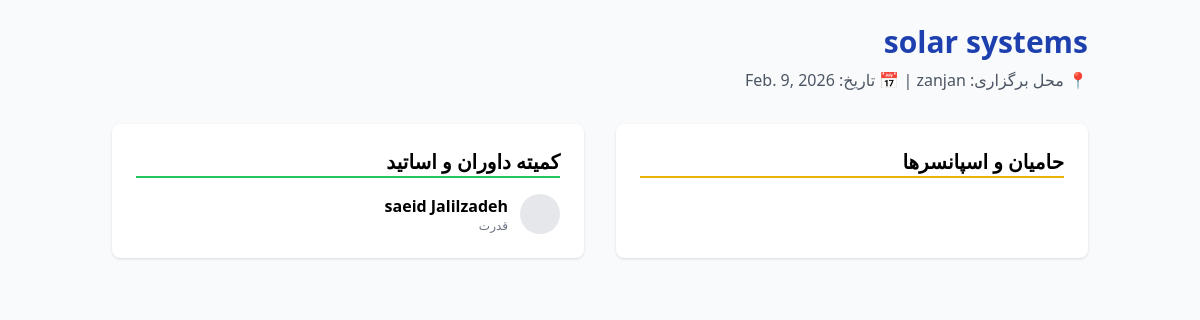
The page /conference/1/ on the database its author committed.
### core/models.py (models this page shows, shortened)
class Conference(models.Model):
    title = models.CharField(max_length=200)
    location = models.CharField(max_length=255)
    hold_date = models.DateField()
    poster = models.ImageField(upload_to='posters/')
    topics = models.TextField(verbose_name="محورهای کنفرانس", help_text="هر محور را با خط تیره جدا کنید", null=True, blank=True)
    submission_deadline = models.DateField(null=True, blank=True, verbose_name="مهلت ارسال مقاله")
    acceptance_notification = models.DateField(null=True, blank=True, verbose_name="اعلام نتایج")
    registration_deadline = models.DateField(null=True, blank=True, verbose_name="ثبت‌نام نهایی")
    guide_file = models.FileField(upload_to='guides/', null=True, blank=True, verbose_name="فایل راهنمای نگارش")

class Professor(models.Model):
    RANK_CHOICES = [
        ('prof', 'استاد تمام'),
        ('assoc_prof', 'دانشیار'),
        ('assist_prof', 'استادیار'),
        ('lecturer', 'مربی'),
    ]
    user = models.OneToOneField(User, on_delete=models.CASCADE, related_name='professor_profile')
    rank = models.CharField(max_length=20, choices=RANK_CHOICES, verbose_name="رتبه علمی", default='assist_prof')
    university = models.CharField(max_length=200, verbose_name="دانشگاه", blank=True)
    is_scientific_committee = models.BooleanField(default=False, verbose_name="عضو کمیته علمی")
    expertise = models.CharField(max_length=200, verbose_name="تخصص")
    bio = models.TextField(verbose_name="بیوگرافی", blank=True)
    image = models.ImageField(upload_to='professors/', null=True, blank=True)

### core/views.py (the view)
# urls.py: path('conference/<int:pk>/', views.conference_detail, name='conference_detail'),
def conference_detail(request, pk):
    conference = get_object_or_404(Conference, pk=pk)
    professors = Professor.objects.all()
    return render(request, 'core/conference_detail.html', {
        'conference': conference,
        'professors': professors
    })

### core/templates/core/conference_detail.html (shortened to what this page needs)
<script src="https://cdn.tailwindcss.com"></script>
<body class="bg-gray-50 text-right" dir="rtl">
    <div class="container mx-auto p-6">
        <h1 class="text-3xl font-bold text-blue-800">{{ conference.title }}</h1>
        <p class="text-gray-600 mt-2">📍 محل برگزاری: {{ conference.location }} | 📅 تاریخ: {{ conference.hold_date }}</p>
        <div class="grid grid-cols-1 md:grid-cols-2 gap-8 mt-8">
            <div class="bg-white p-6 rounded-lg shadow">
                <h2 class="text-xl font-semibold border-b-2 border-yellow-500 mb-4">حامیان و اسپانسرها</h2>
            </div>
            <div class="bg-white p-6 rounded-lg shadow">
                <h2 class="text-xl font-semibold border-b-2 border-green-500 mb-4">کمیته داوران و اساتید</h2>
                <ul class="space-y-3">
                    {% for prof in professors %}
                    <li class="flex items-center gap-3">
                        <div class="w-10 h-10 bg-gray-200 rounded-full"></div>
                        <div>
                            <p class="font-bold">{{ prof.user.get_full_name }}</p>
                            <p class="text-xs text-gray-500">{{ prof.expertise }}</p>
                        </div>
                    </li>
                    {% endfor %}
                </ul>
            </div>
        </div>
    </div>
</body>

### rows shown on the page
Conference: title "solar systems", hold_date "Feb. 9, 2026"
Professor: user.get_full_name "saeid Jalilzadeh", expertise "قدرت"
